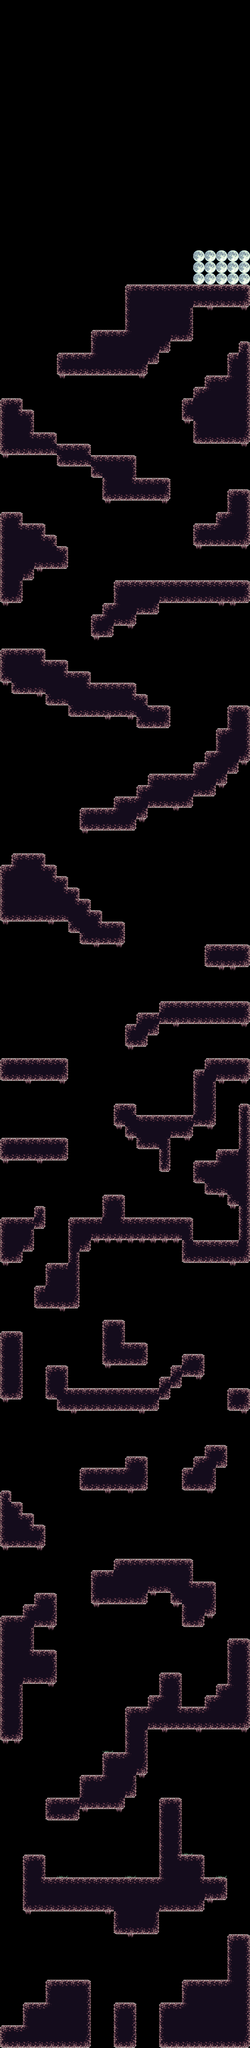

A 2D game scene composited from a Tiled map and its tileset images. What follows is a short description and the map's XML, with each tile layer's data collapsed to a summary:
An orthogonal 22x180 tile map with 32x32 px tiles, 1 tile layer (World), 1 hidden layer not drawn.

<map version="1.0" orientation="orthogonal" renderorder="right-down" width="22" height="180" tilewidth="32" tileheight="32" nextobjectid="1">
 <tileset firstgid="1" name="platformertiles" tilewidth="32" tileheight="32" tilecount="24" columns="8">
  <image source="../platformertiles.png" width="256" height="96" />
 </tileset>
 <layer name="Camada de Tiles 2" width="22" height="180" visible="0">
  <data>[3960 cells, 3960 non-empty, 2 distinct tile ids]</data>
 </layer>
 <layer name="World" width="22" height="180">
  <data>[3960 cells, 1103 non-empty, 17 distinct tile ids]</data>
 </layer>
</map>
